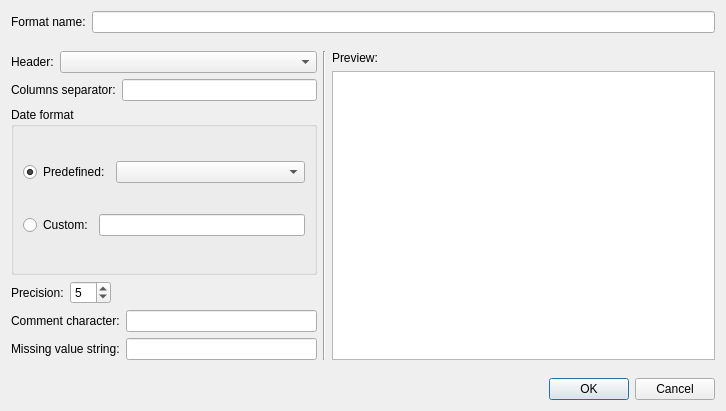
<?xml version="1.0" encoding="UTF-8"?>
<ui version="4.0">
 <class>MultiEditFormatDialog</class>
 <widget class="QDialog" name="MultiEditFormatDialog">
  <property name="geometry">
   <rect>
    <x>0</x>
    <y>0</y>
    <width>726</width>
    <height>411</height>
   </rect>
  </property>
  <layout class="QVBoxLayout" name="verticalLayout">
   <item>
    <layout class="QHBoxLayout" name="horizontalLayout_2">
     <item>
      <widget class="QLabel" name="label">
       <property name="text">
        <string>Format name:</string>
       </property>
      </widget>
     </item>
     <item>
      <widget class="QLineEdit" name="FormatNameEdit"/>
     </item>
    </layout>
   </item>
   <item>
    <layout class="QHBoxLayout" name="horizontalLayout" stretch="4,0,5">
     <property name="topMargin">
      <number>12</number>
     </property>
     <property name="bottomMargin">
      <number>12</number>
     </property>
     <item>
      <layout class="QVBoxLayout" name="verticalLayout_2">
       <item>
        <layout class="QHBoxLayout" name="horizontalLayout_7" stretch="0,1">
         <item>
          <widget class="QLabel" name="label_4">
           <property name="text">
            <string>Header:</string>
           </property>
          </widget>
         </item>
         <item>
          <widget class="QComboBox" name="HeaderComboBox"/>
         </item>
        </layout>
       </item>
       <item>
        <layout class="QHBoxLayout" name="horizontalLayout_4">
         <item>
          <widget class="QLabel" name="label_3">
           <property name="text">
            <string>Columns separator:</string>
           </property>
          </widget>
         </item>
         <item>
          <widget class="QLineEdit" name="ColSepEdit"/>
         </item>
        </layout>
       </item>
       <item>
        <widget class="QGroupBox" name="DateGroupBox">
         <property name="title">
          <string>Date format</string>
         </property>
         <property name="flat">
          <bool>false</bool>
         </property>
         <layout class="QVBoxLayout" name="verticalLayout_4">
          <item>
           <layout class="QHBoxLayout" name="horizontalLayout_6" stretch="0,1">
            <item>
             <widget class="QRadioButton" name="PredefDateRadioButton">
              <property name="text">
               <string>Predefined:</string>
              </property>
              <property name="checked">
               <bool>true</bool>
              </property>
             </widget>
            </item>
            <item>
             <widget class="QComboBox" name="DateComboBox"/>
            </item>
           </layout>
          </item>
          <item>
           <layout class="QHBoxLayout" name="horizontalLayout_5">
            <item>
             <widget class="QRadioButton" name="CustomDateRadioButton">
              <property name="text">
               <string>Custom:</string>
              </property>
             </widget>
            </item>
            <item>
             <widget class="QLineEdit" name="CustomDateEdit"/>
            </item>
           </layout>
          </item>
         </layout>
        </widget>
       </item>
       <item>
        <layout class="QHBoxLayout" name="horizontalLayout_3">
         <item>
          <widget class="QLabel" name="label_6">
           <property name="text">
            <string>Precision:</string>
           </property>
          </widget>
         </item>
         <item>
          <widget class="QSpinBox" name="PrecisionSpinBox">
           <property name="value">
            <number>5</number>
           </property>
          </widget>
         </item>
         <item>
          <spacer name="horizontalSpacer">
           <property name="orientation">
            <enum>Qt::Horizontal</enum>
           </property>
           <property name="sizeHint" stdset="0">
            <size>
             <width>40</width>
             <height>20</height>
            </size>
           </property>
          </spacer>
         </item>
        </layout>
       </item>
       <item>
        <layout class="QHBoxLayout" name="horizontalLayout_8">
         <item>
          <widget class="QLabel" name="label_5">
           <property name="text">
            <string>Comment character:</string>
           </property>
          </widget>
         </item>
         <item>
          <widget class="QLineEdit" name="CommentCharEdit"/>
         </item>
        </layout>
       </item>
       <item>
        <layout class="QHBoxLayout" name="horizontalLayout_9">
         <item>
          <widget class="QLabel" name="label_7">
           <property name="text">
            <string>Missing value string:</string>
           </property>
          </widget>
         </item>
         <item>
          <widget class="QLineEdit" name="MissingValueEdit"/>
         </item>
        </layout>
       </item>
      </layout>
     </item>
     <item>
      <widget class="QFrame" name="frame">
       <property name="frameShape">
        <enum>QFrame::VLine</enum>
       </property>
       <property name="frameShadow">
        <enum>QFrame::Sunken</enum>
       </property>
      </widget>
     </item>
     <item>
      <layout class="QVBoxLayout" name="verticalLayout_3">
       <item>
        <widget class="QLabel" name="label_2">
         <property name="text">
          <string>Preview:</string>
         </property>
        </widget>
       </item>
       <item>
        <widget class="QTextEdit" name="PreviewEdit">
         <property name="frameShadow">
          <enum>QFrame::Plain</enum>
         </property>
         <property name="lineWrapMode">
          <enum>QTextEdit::NoWrap</enum>
         </property>
         <property name="readOnly">
          <bool>true</bool>
         </property>
        </widget>
       </item>
      </layout>
     </item>
    </layout>
   </item>
   <item>
    <widget class="QDialogButtonBox" name="ButtonBox">
     <property name="standardButtons">
      <set>QDialogButtonBox::Cancel|QDialogButtonBox::Ok</set>
     </property>
    </widget>
   </item>
  </layout>
 </widget>
 <resources/>
 <connections/>
</ui>
